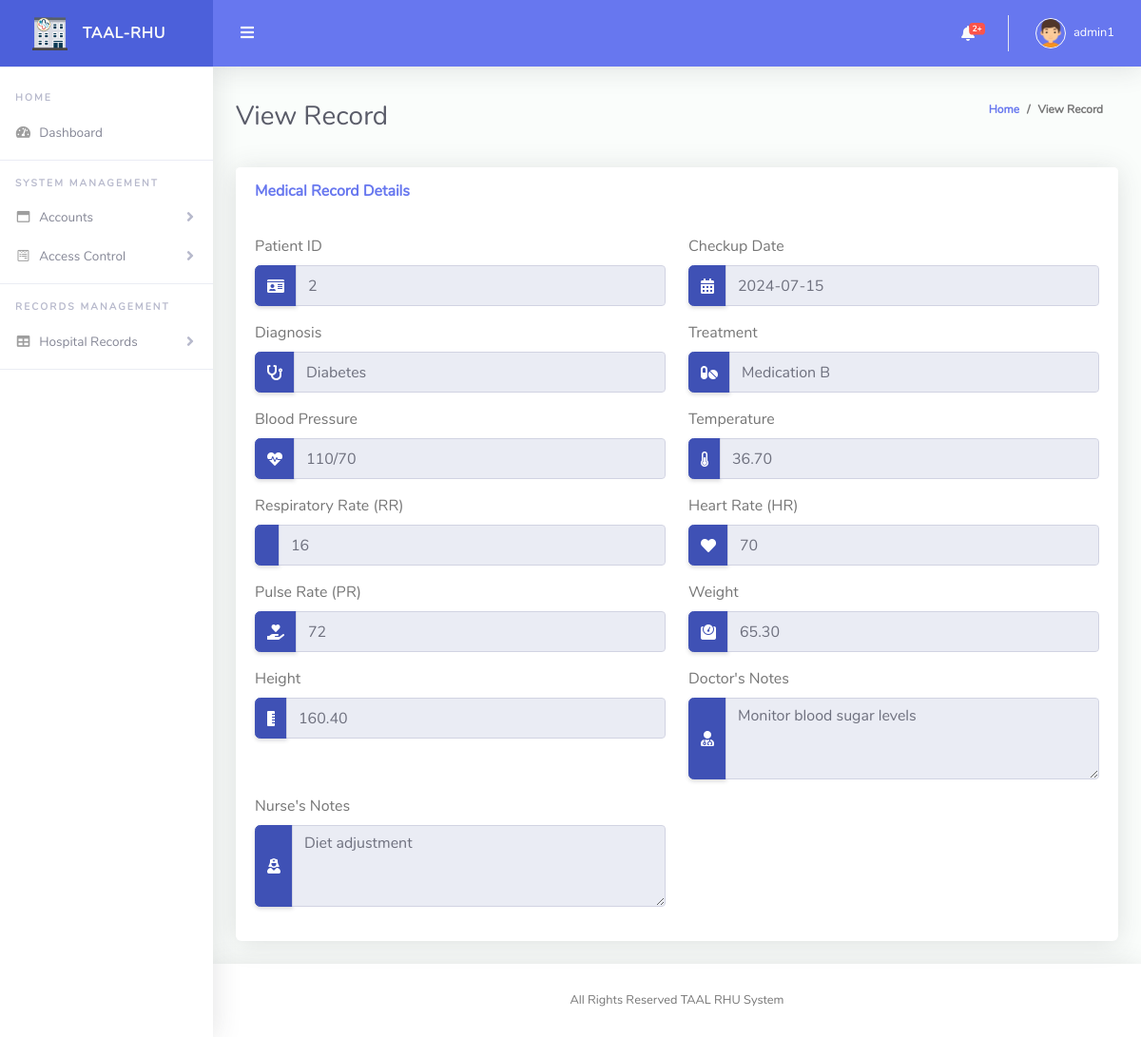
The page /admin/view_record.php?record_id=2 (signed in) on the database its author committed.
### tables this page shows
CREATE TABLE `medical_records` (
  `record_id` int(11) NOT NULL,
  `patient_id` int(11) DEFAULT NULL,
  `checkup_date` date DEFAULT NULL,
  `diagnosis` text DEFAULT NULL,
  `treatment` text DEFAULT NULL,
  `bp` varchar(10) DEFAULT NULL,
  `temperature` decimal(4,2) DEFAULT NULL,
  `rr` int(11) DEFAULT NULL,
  `hr` int(11) DEFAULT NULL,
  `pr` int(11) DEFAULT NULL,
  `weight` decimal(5,2) DEFAULT NULL,
  `height` decimal(5,2) DEFAULT NULL,
  `doctor_notes` text DEFAULT NULL,
  `nurse_notes` text DEFAULT NULL
);

### admin/view_record.php (the view, shortened to what this page needs)
<!DOCTYPE html>
<?php include("../model/conn.php"); ?>
<html lang="en">
<head>
  <link href="vendor/fontawesome-free/css/all.min.css" rel="stylesheet" type="text/css">
  <link href="vendor/bootstrap/css/bootstrap.min.css" rel="stylesheet" type="text/css">
  <link href="vendor/select2/dist/css/select2.min.css" rel="stylesheet" type="text/css">
  <link href="vendor/bootstrap-datepicker/css/bootstrap-datepicker.min.css" rel="stylesheet">
  <link href="vendor/bootstrap-touchspin/css/jquery.bootstrap-touchspin.css" rel="stylesheet">
  <link href="vendor/clock-picker/clockpicker.css" rel="stylesheet">
  <link href="css/ruang-admin.min.css" rel="stylesheet">
</head>
<body id="page-top">
  <div id="wrapper">
    <?php include("./nav.php"); ?>
    <div class="container-fluid" id="container-wrapper">
      <div class="d-sm-flex align-items-center justify-content-between mb-4">
        <h1 class="h3 mb-0 text-gray-800">View Record</h1>
        <ol class="breadcrumb">
          <li class="breadcrumb-item"><a href="./">Home</a></li>
          <li class="breadcrumb-item" aria-current="page">View Record</li>
        </ol>
      </div>
      <?php
      if (isset($_GET['record_id'])) {
        $record_id = $_GET['record_id'];
        $sql = "SELECT * FROM medical_records WHERE record_id = $record_id";
        $result = $conn->query($sql);
        if ($result->num_rows > 0) {
          $row = $result->fetch_assoc();
      ?>
          <div class="row">
  <div class="col-lg-12">
    <div class="card mb-4">
      <div class="card-header py-3 d-flex flex-row align-items-center justify-content-between">
        <h6 class="m-0 font-weight-bold text-primary">Medical Record Details</h6>
      </div>
      <div class="card-body">
        <div class="row">
          <div class="form-group col-lg-6">
            <label for="patient_id">Patient ID</label>
            <div class="input-group">
              <div class="input-group-prepend">
                <span class="input-group-text"><i class="fas fa-id-card"></i></span>
              </div>
              <input type="text" class="form-control" id="patient_id" value="<?php echo $row['patient_id']; ?>" readonly>
            </div>
          </div>
          <div class="form-group col-lg-6">
            <label for="checkup_date">Checkup Date</label>
            <div class="input-group">
              <div class="input-group-prepend">
                <span class="input-group-text"><i class="fas fa-calendar-alt"></i></span>
              </div>
              <input type="text" class="form-control" id="checkup_date" value="<?php echo $row['checkup_date']; ?>" readonly>
            </div>
          </div>
          <div class="form-group col-lg-6">
            <label for="diagnosis">Diagnosis</label>
            <div class="input-group">
              <div class="input-group-prepend">
                <span class="input-group-text"><i class="fas fa-stethoscope"></i></span>
              </div>
              <input type="text" class="form-control" id="diagnosis" value="<?php echo $row['diagnosis']; ?>" readonly>
            </div>
          </div>
          <div class="form-group col-lg-6">
            <label for="treatment">Treatment</label>
            <div class="input-group">
              <div class="input-group-prepend">
                <span class="input-group-text"><i class="fas fa-pills"></i></span>
              </div>
              <input type="text" class="form-control" id="treatment" value="<?php echo $row['treatment']; ?>" readonly>
            </div>
          </div>
          <div class="form-group col-lg-6">
            <label for="bp">Blood Pressure</label>
            <div class="input-group">
              <div class="input-group-prepend">
                <span class="input-group-text"><i class="fas fa-heartbeat"></i></span>
              </div>
              <input type="text" class="form-control" id="bp" value="<?php echo $row['bp']; ?>" readonly>
            </div>
          </div>
          <div class="form-group col-lg-6">
            <label for="temperature">Temperature</label>
            <div class="input-group">
              <div class="input-group-prepend">
                <span class="input-group-text"><i class="fas fa-thermometer-half"></i></span>
              </div>
              <input type="text" class="form-control" id="temperature" value="<?php echo $row['temperature']; ?>" readonly>
            </div>
          </div>
          <div class="form-group col-lg-6">
            <label for="rr">Respiratory Rate (RR)</label>
            <div class="input-group">
              <div class="input-group-prepend">
                <span class="input-group-text"><i class="fas fa-lungs"></i></span>
              </div>
              <input type="text" class="form-control" id="rr" value="<?php echo $row['rr']; ?>" readonly>
            </div>
          </div>
          <div class="form-group col-lg-6">
            <label for="hr">Heart Rate (HR)</label>
            <div class="input-group">
              <div class="input-group-prepend">
                <span class="input-group-text"><i class="fas fa-heart"></i></span>
              </div>
              <input type="text" class="form-control" id="hr" value="<?php echo $row['hr']; ?>" readonly>
            </div>
          </div>
          <div class="form-group col-lg-6">
            <label for="pr">Pulse Rate (PR)</label>
            <div class="input-group">
              <div class="input-group-prepend">
                <span class="input-group-text"><i class="fas fa-hand-holding-heart"></i></span>
              </div>
              <input type="text" class="form-control" id="pr" value="<?php echo $row['pr']; ?>" readonly>
            </div>
          </div>
          <div class="form-group col-lg-6">
            <label for="weight">Weight</label>
            <div class="input-group">
              <div class="input-group-prepend">
                <span class="input-group-text"><i class="fas fa-weight"></i></span>
              </div>
              <input type="text" class="form-control" id="weight" value="<?php echo $row['weight']; ?>" readonly>
            </div>
          </div>
          <div class="form-group col-lg-6">
            <label for="height">Height</label>
            <div class="input-group">
              <div class="input-group-prepend">
                <span class="input-group-text"><i class="fas fa-ruler-vertical"></i></span>
              </div>
              <input type="text" class="form-control" id="height" value="<?php echo $row['height']; ?>" readonly>
            </div>
          </div>
          <div class="form-group col-lg-6">
            <label for="doctor_notes">Doctor's Notes</label>
            <div class="input-group">
              <div class="input-group-prepend">
                <span class="input-group-text"><i class="fas fa-user-md"></i></span>
              </div>
              <textarea class="form-control" id="doctor_notes" rows="3" readonly><?php echo $row['doctor_notes']; ?></textarea>
            </div>
          </div>
          <div class="form-group col-lg-6">
            <label for="nurse_notes">Nurse's Notes</label>
            <div class="input-group">
              <div class="input-group-prepend">
                <span class="input-group-text"><i class="fas fa-user-nurse"></i></span>
              </div>
              <textarea class="form-control" id="nurse_notes" rows="3" readonly><?php echo $row['nurse_notes']; ?></textarea>
            </div>
          </div>
        </div>
      </div>
    </div>
  </div>
</div>
      <?php
        } else {
          echo "No record found.";
        }
      } else {
        echo "No record ID provided.";
      }
      ?>
    </div>
  </div>
  <?php include("./footer.php"); ?>
  </div>
  </div>
</body>
</html>

### rows shown on the page
medical_records: patient "2", checkup_date "2024-07-15", diagnosis "Diabetes", treatment "Medication B", bp "110/70", temperature "36.70", rr "16", hr "70", pr "72", weight "65.30", height "160.40", doctor_notes "Monitor blood sugar levels", nurse_notes "Diet adjustment"

### other values the page prints
$row['count'] "2"
$_SESSION['username'] "admin1"
